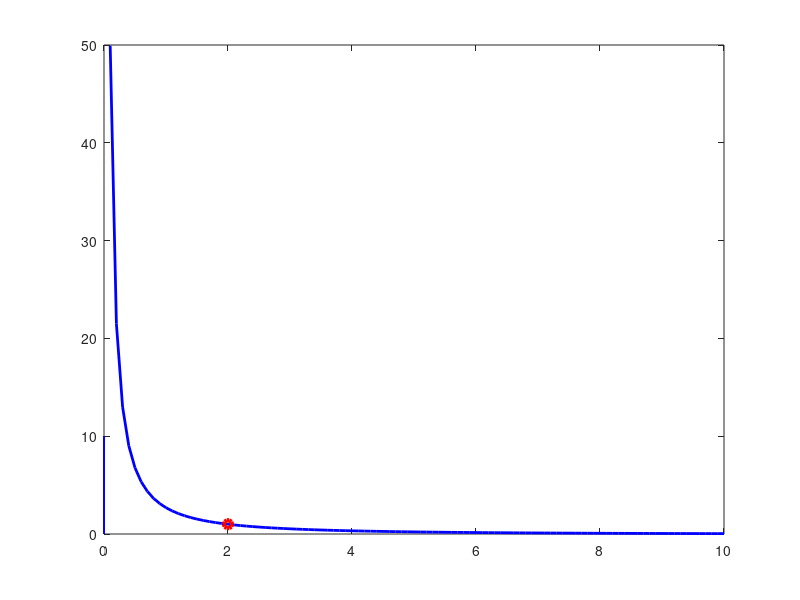

Source code (MATLAB):
function [ ] = ec()
    c = 2 + 0.69;
    tfin = 10;
    
    t = linspace(0.1, tfin);
    y = (c - log(t))./t;
        
    plot(t, y, 'b', 'Linewidth',2);
    hold on
    
    plot(2,1,'or','Linewidth',3);
    plot(0 * ones(100), linspace(0,10,100),'b');
end

